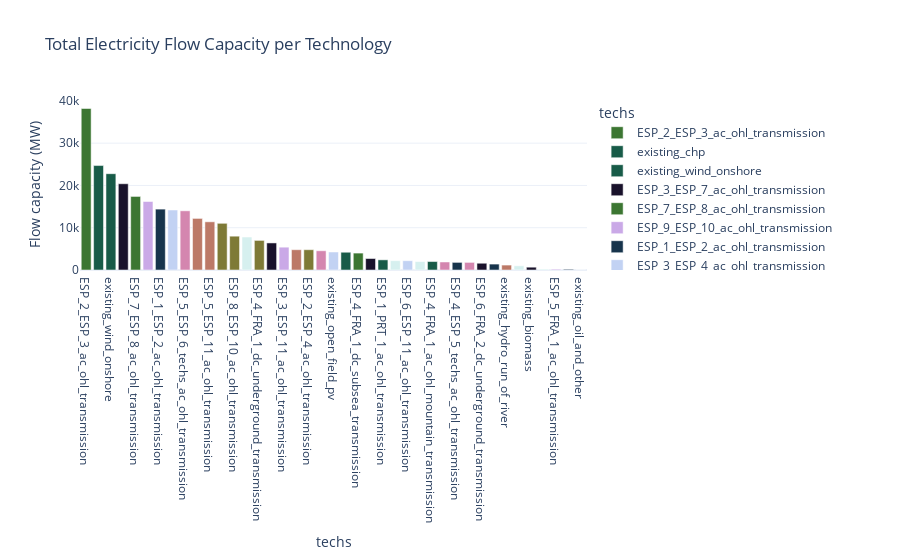

Here is the notebook cell this chart was saved with:
### Code cell
df_capacity = (
    model_scenario.results.flow_cap
    .where(model_scenario.results.techs != "demand_tech")
    .sel(carriers="electricity")
    .to_series()
    .where(lambda x: x != 0)
    .dropna()
    .to_frame("Flow capacity (MW)")
    .reset_index()
)

# Aggregate by technology

# Aggregate flow capacity per technology
df_tech_capacity = (
    df_capacity
    .groupby("techs", as_index=False)
    .agg({"Flow capacity (MW)": "sum"})
    .sort_values("Flow capacity (MW)", ascending=False)  # Optional: sort
)

# Plot with vertical bars (default)
fig = px.bar(
    df_tech_capacity,
    x="techs",  # techs on x-axis
    y="Flow capacity (MW)",  # capacity on y-axis
    title="Total Electricity Flow Capacity per Technology",
    color="techs",
    color_discrete_map=colors,
)

# Optional: white background
import plotly.io as pio
pio.templates.default = "plotly_white"

fig.show()

df_tech_capacity

### Figure 1 — Plotly figure (JSON) as saved in the notebook; plotly's stock layout.template omitted (floating-point values rounded to 4 significant figures)
{"data": [{"hovertemplate": "techs=%{x}<br>Flow capacity (MW)=%{y}<extra></extra>", "legendgroup": "ESP_2_ESP_3_ac_ohl_transmission", "marker": {"color": "#3c7632", "pattern": {"shape": ""}}, "name": "ESP_2_ESP_3_ac_ohl_transmission", "orientation": "v", "showlegend": true, "textposition": "auto", "x": ["ESP_2_ESP_3_ac_ohl_transmission"], "xaxis": "x", "y": [38200.0], "yaxis": "y", "type": "bar"}, {"hovertemplate": "techs=%{x}<br>Flow capacity (MW)=%{y}<extra></extra>", "legendgroup": "existing_chp", "marker": {"color": "#185b48", "pattern": {"shape": ""}}, "name": "existing_chp", "orientation": "v", "showlegend": true, "textposition": "auto", "x": ["existing_chp"], "xaxis": "x", "y": [24700.0], "yaxis": "y", "type": "bar"}, {"hovertemplate": "techs=%{x}<br>Flow capacity (MW)=%{y}<extra></extra>", "legendgroup": "existing_wind_onshore", "marker": {"color": "#185b48", "pattern": {"shape": ""}}, "name": "existing_wind_onshore", "orientation": "v", "showlegend": true, "textposition": "auto", "x": ["existing_wind_onshore"], "xaxis": "x", "y": [22780.0], "yaxis": "y", "type": "bar"}, {"hovertemplate": "techs=%{x}<br>Flow capacity (MW)=%{y}<extra></extra>", "legendgroup": "ESP_3_ESP_7_ac_ohl_transmission", "marker": {"color": "#19122b", "pattern": {"shape": ""}}, "name": "ESP_3_ESP_7_ac_ohl_transmission", "orientation": "v", "showlegend": true, "textposition": "auto", "x": ["ESP_3_ESP_7_ac_ohl_transmission"], "xaxis": "x", "y": [20400.0], "yaxis": "y", "type": "bar"}, {"hovertemplate": "techs=%{x}<br>Flow capacity (MW)=%{y}<extra></extra>", "legendgroup": "ESP_7_ESP_8_ac_ohl_transmission", "marker": {"color": "#3c7632", "pattern": {"shape": ""}}, "name": "ESP_7_ESP_8_ac_ohl_transmission", "orientation": "v", "showlegend": true, "textposition": "auto", "x": ["ESP_7_ESP_8_ac_ohl_transmission"], "xaxis": "x", "y": [17400.0], "yaxis": "y", "type": "bar"}, {"hovertemplate": "techs=%{x}<br>Flow capacity (MW)=%{y}<extra></extra>", "legendgroup": "ESP_9_ESP_10_ac_ohl_transmission", "marker": {"color": "#caa9e7", "pattern": {"shape": ""}}, "name": "ESP_9_ESP_10_ac_ohl_transmission", "orientation": "v", "showlegend": true, "textposition": "auto", "x": ["ESP_9_ESP_10_ac_ohl_transmission"], "xaxis": "x", "y": [16200.0], "yaxis": "y", "type": "bar"}, {"hovertemplate": "techs=%{x}<br>Flow capacity (MW)=%{y}<extra></extra>", "legendgroup": "ESP_1_ESP_2_ac_ohl_transmission", "marker": {"color": "#17344c", "pattern": {"shape": ""}}, "name": "ESP_1_ESP_2_ac_ohl_transmission", "orientation": "v", "showlegend": true, "textposition": "auto", "x": ["ESP_1_ESP_2_ac_ohl_transmission"], "xaxis": "x", "y": [14400.0], "yaxis": "y", "type": "bar"}, {"hovertemplate": "techs=%{x}<br>Flow capacity (MW)=%{y}<extra></extra>", "legendgroup": "ESP_3_ESP_4_ac_ohl_transmission", "marker": {"color": "#c2d2f3", "pattern": {"shape": ""}}, "name": "ESP_3_ESP_4_ac_ohl_transmission", "orientation": "v", "showlegend": true, "textposition": "auto", "x": ["ESP_3_ESP_4_ac_ohl_transmission"], "xaxis": "x", "y": [14200.0], "yaxis": "y", "type": "bar"}, {"hovertemplate": "techs=%{x}<br>Flow capacity (MW)=%{y}<extra></extra>", "legendgroup": "ESP_5_ESP_6_techs_ac_ohl_transmission", "marker": {"color": "#d486af", "pattern": {"shape": ""}}, "name": "ESP_5_ESP_6_techs_ac_ohl_transmission", "orientation": "v", "showlegend": true, "textposition": "auto", "x": ["ESP_5_ESP_6_techs_ac_ohl_transmission"], "xaxis": "x", "y": [14000.0], "yaxis": "y", "type": "bar"}, {"hovertemplate": "techs=%{x}<br>Flow capacity (MW)=%{y}<extra></extra>", "legendgroup": "ESP_8_ESP_9_ac_ohl_transmission", "marker": {"color": "#bc7967", "pattern": {"shape": ""}}, "name": "ESP_8_ESP_9_ac_ohl_transmission", "orientation": "v", "showlegend": true, "textposition": "auto", "x": ["ESP_8_ESP_9_ac_ohl_transmission"], "xaxis": "x", "y": [12200.0], "yaxis": "y", "type": "bar"}, {"hovertemplate": "techs=%{x}<br>Flow capacity (MW)=%{y}<extra></extra>", "legendgroup": "ESP_5_ESP_11_ac_ohl_transmission", "marker": {"color": "#bc7967", "pattern": {"shape": ""}}, "name": "ESP_5_ESP_11_ac_ohl_transmission", "orientation": "v", "showlegend": true, "textposition": "auto", "x": ["ESP_5_ESP_11_ac_ohl_transmission"], "xaxis": "x", "y": [11400.0], "yaxis": "y", "type": "bar"}, {"hovertemplate": "techs=%{x}<br>Flow capacity (MW)=%{y}<extra></extra>", "legendgroup": "existing_hydro_reservoir", "marker": {"color": "#7e7a36", "pattern": {"shape": ""}}, "name": "existing_hydro_reservoir", "orientation": "v", "showlegend": true, "textposition": "auto", "x": ["existing_hydro_reservoir"], "xaxis": "x", "y": [11040.0], "yaxis": "y", "type": "bar"}, {"hovertemplate": "techs=%{x}<br>Flow capacity (MW)=%{y}<extra></extra>", "legendgroup": "ESP_8_ESP_10_ac_ohl_transmission", "marker": {"color": "#7e7a36", "pattern": {"shape": ""}}, "name": "ESP_8_ESP_10_ac_ohl_transmission", "orientation": "v", "showlegend": true, "textposition": "auto", "x": ["ESP_8_ESP_10_ac_ohl_transmission"], "xaxis": "x", "y": [8000.0], "yaxis": "y", "type": "bar"}, {"hovertemplate": "techs=%{x}<br>Flow capacity (MW)=%{y}<extra></extra>", "legendgroup": "ESP_3_ESP_5_ac_ohl_transmission", "marker": {"color": "#d6f0ef", "pattern": {"shape": ""}}, "name": "ESP_3_ESP_5_ac_ohl_transmission", "orientation": "v", "showlegend": true, "textposition": "auto", "x": ["ESP_3_ESP_5_ac_ohl_transmission"], "xaxis": "x", "y": [7800.0], "yaxis": "y", "type": "bar"}, {"hovertemplate": "techs=%{x}<br>Flow capacity (MW)=%{y}<extra></extra>", "legendgroup": "ESP_4_FRA_1_dc_underground_transmission", "marker": {"color": "#7e7a36", "pattern": {"shape": ""}}, "name": "ESP_4_FRA_1_dc_underground_transmission", "orientation": "v", "showlegend": true, "textposition": "auto", "x": ["ESP_4_FRA_1_dc_underground_transmission"], "xaxis": "x", "y": [7000.0], "yaxis": "y", "type": "bar"}, {"hovertemplate": "techs=%{x}<br>Flow capacity (MW)=%{y}<extra></extra>", "legendgroup": "ESP_10_ESP_11_ac_ohl_transmission", "marker": {"color": "#19122b", "pattern": {"shape": ""}}, "name": "ESP_10_ESP_11_ac_ohl_transmission", "orientation": "v", "showlegend": true, "textposition": "auto", "x": ["ESP_10_ESP_11_ac_ohl_transmission"], "xaxis": "x", "y": [6400.0], "yaxis": "y", "type": "bar"}, {"hovertemplate": "techs=%{x}<br>Flow capacity (MW)=%{y}<extra></extra>", "legendgroup": "ESP_3_ESP_11_ac_ohl_transmission", "marker": {"color": "#caa9e7", "pattern": {"shape": ""}}, "name": "ESP_3_ESP_11_ac_ohl_transmission", "orientation": "v", "showlegend": true, "textposition": "auto", "x": ["ESP_3_ESP_11_ac_ohl_transmission"], "xaxis": "x", "y": [5400.0], "yaxis": "y", "type": "bar"}, {"hovertemplate": "techs=%{x}<br>Flow capacity (MW)=%{y}<extra></extra>", "legendgroup": "ESP_2_ESP_8_techs_ac_ohl_transmission", "marker": {"color": "#bc7967", "pattern": {"shape": ""}}, "name": "ESP_2_ESP_8_techs_ac_ohl_transmission", "orientation": "v", "showlegend": true, "textposition": "auto", "x": ["ESP_2_ESP_8_techs_ac_ohl_transmission"], "xaxis": "x", "y": [4800.0], "yaxis": "y", "type": "bar"}, {"hovertemplate": "techs=%{x}<br>Flow capacity (MW)=%{y}<extra></extra>", "legendgroup": "ESP_2_ESP_4_ac_ohl_transmission", "marker": {"color": "#7e7a36", "pattern": {"shape": ""}}, "name": "ESP_2_ESP_4_ac_ohl_transmission", "orientation": "v", "showlegend": true, "textposition": "auto", "x": ["ESP_2_ESP_4_ac_ohl_transmission"], "xaxis": "x", "y": [4800.0], "yaxis": "y", "type": "bar"}, {"hovertemplate": "techs=%{x}<br>Flow capacity (MW)=%{y}<extra></extra>", "legendgroup": "existing_nuclear", "marker": {"color": "#d486af", "pattern": {"shape": ""}}, "name": "existing_nuclear", "orientation": "v", "showlegend": true, "textposition": "auto", "x": ["existing_nuclear"], "xaxis": "x", "y": [4552.0], "yaxis": "y", "type": "bar"}, {"hovertemplate": "techs=%{x}<br>Flow capacity (MW)=%{y}<extra></extra>", "legendgroup": "existing_open_field_pv", "marker": {"color": "#c2d2f3", "pattern": {"shape": ""}}, "name": "existing_open_field_pv", "orientation": "v", "showlegend": true, "textposition": "auto", "x": ["existing_open_field_pv"], "xaxis": "x", "y": [4261.0], "yaxis": "y", "type": "bar"}, {"hovertemplate": "techs=%{x}<br>Flow capacity (MW)=%{y}<extra></extra>", "legendgroup": "ESP_7_ESP_11_ac_ohl_transmission", "marker": {"color": "#185b48", "pattern": {"shape": ""}}, "name": "ESP_7_ESP_11_ac_ohl_transmission", "orientation": "v", "showlegend": true, "textposition": "auto", "x": ["ESP_7_ESP_11_ac_ohl_transmission"], "xaxis": "x", "y": [4200.0], "yaxis": "y", "type": "bar"}, {"hovertemplate": "techs=%{x}<br>Flow capacity (MW)=%{y}<extra></extra>", "legendgroup": "ESP_4_FRA_1_dc_subsea_transmission", "marker": {"color": "#3c7632", "pattern": {"shape": ""}}, "name": "ESP_4_FRA_1_dc_subsea_transmission", "orientation": "v", "showlegend": true, "textposition": "auto", "x": ["ESP_4_FRA_1_dc_subsea_transmission"], "xaxis": "x", "y": [4000.0], "yaxis": "y", "type": "bar"}, {"hovertemplate": "techs=%{x}<br>Flow capacity (MW)=%{y}<extra></extra>", "legendgroup": "existing_pumped_hydro_pure", "marker": {"color": "#19122b", "pattern": {"shape": ""}}, "name": "existing_pumped_hydro_pure", "orientation": "v", "showlegend": true, "textposition": "auto", "x": ["existing_pumped_hydro_pure"], "xaxis": "x", "y": [2714.0], "yaxis": "y", "type": "bar"}, {"hovertemplate": "techs=%{x}<br>Flow capacity (MW)=%{y}<extra></extra>", "legendgroup": "ESP_1_PRT_1_ac_ohl_transmission", "marker": {"color": "#185b48", "pattern": {"shape": ""}}, "name": "ESP_1_PRT_1_ac_ohl_transmission", "orientation": "v", "showlegend": true, "textposition": "auto", "x": ["ESP_1_PRT_1_ac_ohl_transmission"], "xaxis": "x", "y": [2400.0], "yaxis": "y", "type": "bar"}, {"hovertemplate": "techs=%{x}<br>Flow capacity (MW)=%{y}<extra></extra>", "legendgroup": "existing_pumped_hydro_mix", "marker": {"color": "#d6f0ef", "pattern": {"shape": ""}}, "name": "existing_pumped_hydro_mix", "orientation": "v", "showlegend": true, "textposition": "auto", "x": ["existing_pumped_hydro_mix"], "xaxis": "x", "y": [2216.0], "yaxis": "y", "type": "bar"}, {"hovertemplate": "techs=%{x}<br>Flow capacity (MW)=%{y}<extra></extra>", "legendgroup": "ESP_6_ESP_11_ac_ohl_transmission", "marker": {"color": "#c2d2f3", "pattern": {"shape": ""}}, "name": "ESP_6_ESP_11_ac_ohl_transmission", "orientation": "v", "showlegend": true, "textposition": "auto", "x": ["ESP_6_ESP_11_ac_ohl_transmission"], "xaxis": "x", "y": [2200.0], "yaxis": "y", "type": "bar"}, {"hovertemplate": "techs=%{x}<br>Flow capacity (MW)=%{y}<extra></extra>", "legendgroup": "ESP_6_FRA_2_ac_ohl_mountain_transmission", "marker": {"color": "#d6f0ef", "pattern": {"shape": ""}}, "name": "ESP_6_FRA_2_ac_ohl_mountain_transmission", "orientation": "v", "showlegend": true, "textposition": "auto", "x": ["ESP_6_FRA_2_ac_ohl_mountain_transmission"], "xaxis": "x", "y": [2000.0], "yaxis": "y", "type": "bar"}, {"hovertemplate": "techs=%{x}<br>Flow capacity (MW)=%{y}<extra></extra>", "legendgroup": "ESP_4_FRA_1_ac_ohl_mountain_transmission", "marker": {"color": "#185b48", "pattern": {"shape": ""}}, "name": "ESP_4_FRA_1_ac_ohl_mountain_transmission", "orientation": "v", "showlegend": true, "textposition": "auto", "x": ["ESP_4_FRA_1_ac_ohl_mountain_transmission"], "xaxis": "x", "y": [2000.0], "yaxis": "y", "type": "bar"}, {"hovertemplate": "techs=%{x}<br>Flow capacity (MW)=%{y}<extra></extra>", "legendgroup": "ESP_2_PRT_1_ac_ohl_transmission", "marker": {"color": "#d486af", "pattern": {"shape": ""}}, "name": "ESP_2_PRT_1_ac_ohl_transmission", "orientation": "v", "showlegend": true, "textposition": "auto", "x": ["ESP_2_PRT_1_ac_ohl_transmission"], "xaxis": "x", "y": [1900.0], "yaxis": "y", "type": "bar"}, {"hovertemplate": "techs=%{x}<br>Flow capacity (MW)=%{y}<extra></extra>", "legendgroup": "ESP_4_ESP_5_techs_ac_ohl_transmission", "marker": {"color": "#17344c", "pattern": {"shape": ""}}, "name": "ESP_4_ESP_5_techs_ac_ohl_transmission", "orientation": "v", "showlegend": true, "textposition": "auto", "x": ["ESP_4_ESP_5_techs_ac_ohl_transmission"], "xaxis": "x", "y": [1800.0], "yaxis": "y", "type": "bar"}, {"hovertemplate": "techs=%{x}<br>Flow capacity (MW)=%{y}<extra></extra>", "legendgroup": "ESP_8_PRT_2_ac_ohl_transmission", "marker": {"color": "#d486af", "pattern": {"shape": ""}}, "name": "ESP_8_PRT_2_ac_ohl_transmission", "orientation": "v", "showlegend": true, "textposition": "auto", "x": ["ESP_8_PRT_2_ac_ohl_transmission"], "xaxis": "x", "y": [1800.0], "yaxis": "y", "type": "bar"}, {"hovertemplate": "techs=%{x}<br>Flow capacity (MW)=%{y}<extra></extra>", "legendgroup": "ESP_6_FRA_2_dc_underground_transmission", "marker": {"color": "#19122b", "pattern": {"shape": ""}}, "name": "ESP_6_FRA_2_dc_underground_transmission", "orientation": "v", "showlegend": true, "textposition": "auto", "x": ["ESP_6_FRA_2_dc_underground_transmission"], "xaxis": "x", "y": [1600.0], "yaxis": "y", "type": "bar"}, {"hovertemplate": "techs=%{x}<br>Flow capacity (MW)=%{y}<extra></extra>", "legendgroup": "ESP_6_FRA_3_dc_subsea_transmission", "marker": {"color": "#17344c", "pattern": {"shape": ""}}, "name": "ESP_6_FRA_3_dc_subsea_transmission", "orientation": "v", "showlegend": true, "textposition": "auto", "x": ["ESP_6_FRA_3_dc_subsea_transmission"], "xaxis": "x", "y": [1400.0], "yaxis": "y", "type": "bar"}, {"hovertemplate": "techs=%{x}<br>Flow capacity (MW)=%{y}<extra></extra>", "legendgroup": "existing_hydro_run_of_river", "marker": {"color": "#bc7967", "pattern": {"shape": ""}}, "name": "existing_hydro_run_of_river", "orientation": "v", "showlegend": true, "textposition": "auto", "x": ["existing_hydro_run_of_river"], "xaxis": "x", "y": [1166.0], "yaxis": "y", "type": "bar"}, {"hovertemplate": "techs=%{x}<br>Flow capacity (MW)=%{y}<extra></extra>", "legendgroup": "ESP_9_PRT_2_ac_ohl_transmission", "marker": {"color": "#d6f0ef", "pattern": {"shape": ""}}, "name": "ESP_9_PRT_2_ac_ohl_transmission", "orientation": "v", "showlegend": true, "textposition": "auto", "x": ["ESP_9_PRT_2_ac_ohl_transmission"], "xaxis": "x", "y": [1000.0], "yaxis": "y", "type": "bar"}, {"hovertemplate": "techs=%{x}<br>Flow capacity (MW)=%{y}<extra></extra>", "legendgroup": "existing_biomass", "marker": {"color": "#19122b", "pattern": {"shape": ""}}, "name": "existing_biomass", "orientation": "v", "showlegend": true, "textposition": "auto", "x": ["existing_biomass"], "xaxis": "x", "y": [663.7], "yaxis": "y", "type": "bar"}, {"hovertemplate": "techs=%{x}<br>Flow capacity (MW)=%{y}<extra></extra>", "legendgroup": "existing_biogas_to_electricity_supply", "marker": {"color": "#d6f0ef", "pattern": {"shape": ""}}, "name": "existing_biogas_to_electricity_supply", "orientation": "v", "showlegend": true, "textposition": "auto", "x": ["existing_biogas_to_electricity_supply"], "xaxis": "x", "y": [218.4], "yaxis": "y", "type": "bar"}, {"hovertemplate": "techs=%{x}<br>Flow capacity (MW)=%{y}<extra></extra>", "legendgroup": "ESP_5_FRA_1_ac_ohl_transmission", "marker": {"color": "#caa9e7", "pattern": {"shape": ""}}, "name": "ESP_5_FRA_1_ac_ohl_transmission", "orientation": "v", "showlegend": true, "textposition": "auto", "x": ["ESP_5_FRA_1_ac_ohl_transmission"], "xaxis": "x", "y": [200.0], "yaxis": "y", "type": "bar"}, {"hovertemplate": "techs=%{x}<br>Flow capacity (MW)=%{y}<extra></extra>", "legendgroup": "existing_rooftop_pv", "marker": {"color": "#17344c", "pattern": {"shape": ""}}, "name": "existing_rooftop_pv", "orientation": "v", "showlegend": true, "textposition": "auto", "x": ["existing_rooftop_pv"], "xaxis": "x", "y": [166.2], "yaxis": "y", "type": "bar"}, {"hovertemplate": "techs=%{x}<br>Flow capacity (MW)=%{y}<extra></extra>", "legendgroup": "existing_oil_and_other", "marker": {"color": "#caa9e7", "pattern": {"shape": ""}}, "name": "existing_oil_and_other", "orientation": "v", "showlegend": true, "textposition": "auto", "x": ["existing_oil_and_other"], "xaxis": "x", "y": [3.8], "yaxis": "y", "type": "bar"}], "layout": {"xaxis": {"anchor": "y", "domain": [0.0, 1.0], "title": {"text": "techs"}, "categoryorder": "array", "categoryarray": ["ESP_2_ESP_3_ac_ohl_transmission", "existing_chp", "existing_wind_onshore", "ESP_3_ESP_7_ac_ohl_transmission", "ESP_7_ESP_8_ac_ohl_transmission", "ESP_9_ESP_10_ac_ohl_transmission", "ESP_1_ESP_2_ac_ohl_transmission", "ESP_3_ESP_4_ac_ohl_transmission", "ESP_5_ESP_6_techs_ac_ohl_transmission", "ESP_8_ESP_9_ac_ohl_transmission", "ESP_5_ESP_11_ac_ohl_transmission", "existing_hydro_reservoir", "ESP_8_ESP_10_ac_ohl_transmission", "ESP_3_ESP_5_ac_ohl_transmission", "ESP_4_FRA_1_dc_underground_transmission", "ESP_10_ESP_11_ac_ohl_transmission", "ESP_3_ESP_11_ac_ohl_transmission", "ESP_2_ESP_8_techs_ac_ohl_transmission", "ESP_2_ESP_4_ac_ohl_transmission", "existing_nuclear", "existing_open_field_pv", "ESP_7_ESP_11_ac_ohl_transmission", "ESP_4_FRA_1_dc_subsea_transmission", "existing_pumped_hydro_pure", "ESP_1_PRT_1_ac_ohl_transmission", "existing_pumped_hydro_mix", "ESP_6_ESP_11_ac_ohl_transmission", "ESP_6_FRA_2_ac_ohl_mountain_transmission", "ESP_4_FRA_1_ac_ohl_mountain_transmission", "ESP_2_PRT_1_ac_ohl_transmission", "ESP_4_ESP_5_techs_ac_ohl_transmission", "ESP_8_PRT_2_ac_ohl_transmission", "ESP_6_FRA_2_dc_underground_transmission", "ESP_6_FRA_3_dc_subsea_transmission", "existing_hydro_run_of_river", "ESP_9_PRT_2_ac_ohl_transmission", "existing_biomass", "existing_biogas_to_electricity_supply", "ESP_5_FRA_1_ac_ohl_transmission", "existing_rooftop_pv", "existing_oil_and_other"]}, "yaxis": {"anchor": "x", "domain": [0.0, 1.0], "title": {"text": "Flow capacity (MW)"}}, "legend": {"title": {"text": "techs"}, "tracegroupgap": 0}, "title": {"text": "Total Electricity Flow Capacity per Technology"}, "barmode": "relative"}}
